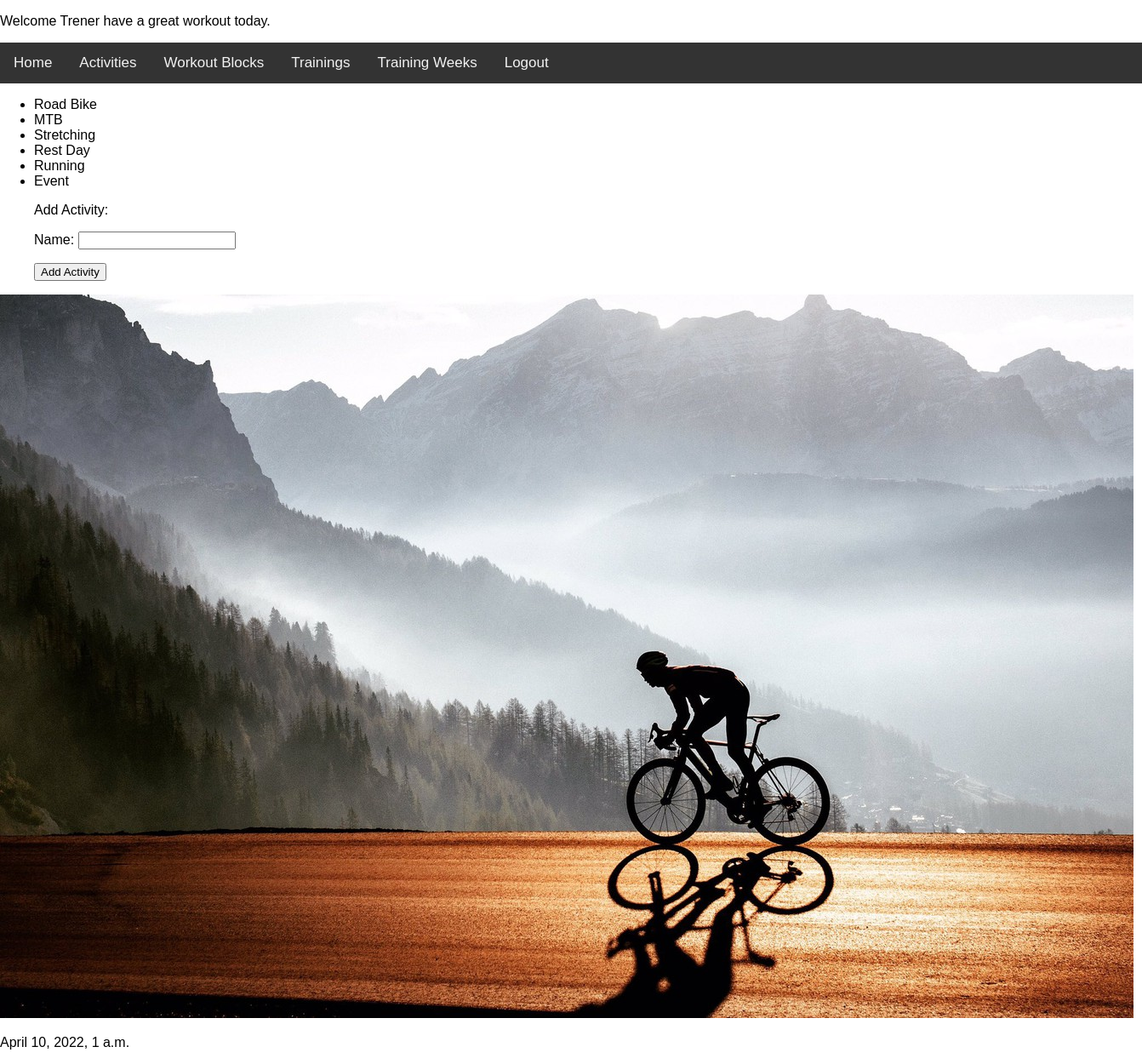
Page /trainingz_app/list_activities/ (signed in) on the committed database.
### trainingz_app/models.py (models this page shows, shortened)
class Activity(models.Model):
    name = models.CharField(max_length=40)

### trainingz_app/views.py (the view, shortened to what this page needs)
class ShowActivitiesView(LoginRequiredMixin, View):
    def get(self, request):
        form = AddActivityForm()
        return render(
            request,
            "list_activites.html",
            {"object_list": Activity.objects.all(), "form": form},
        )

### trainingz_app/forms.py
class AddActivityForm(forms.ModelForm):
    class Meta:
        model = Activity
        fields = '__all__'

### trainingz_app/context_processor.py (called while the page is built)
def get_date(request):
    return {"date": datetime.now()}

### trainingz_app/templates/list_activites.html (shortened to what this page needs)
{% extends 'base.html' %}
{% block trainingz %}
<ul>
    {% for item in object_list %}
        <li>
            {{ item.name }}
        </li>
    {% endfor %}
 <form method="POST">
     <p>Add Activity:</p>
        {{ form.as_p }}
        <input type="submit" value="Add Activity">
</ul>
{% endblock %}

### trainingz_app/templates/base.html (shortened to what this page needs)
<!DOCTYPE html>
{% load static %}
<html lang="en">
<head>
    <link rel="stylesheet" type="text/css" href="{% static 'css/base.css' %}">
</head>
<body>
<p>Welcome {{ user }} have a great workout today.</p>
</body>
<div class="topnav">
    <a href="{% url 'index' %}">Home</a>
    {% if user.is_authenticated %}
        <a href="{% url 'list_activities' %}">Activities</a>
        <a href="{% url 'list_workout_blocks' %}">Workout Blocks</a>
        <a href="{% url 'list_trainings' %}">Trainings</a>
        <a href="{% url 'list_training_weeks' %}">Training Weeks</a>
        <a href="{% url 'logout' %}">Logout</a>
    {% else %}
        <a href="{% url 'login' %}">Login</a>
        <a href="{% url 'register' %}">Register</a>
   {% endif %}
</div>
{% block trainingz %}
{% endblock %}
<p> <img src="{% static 'cycling.jpeg' %}"> </p>
<p>{{ date }}</p>
</html>

### trainingz_app/static/css/base.css (style rules this page uses)
body { margin: 0; font-family: Arial, Helvetica, sans-serif; }
.topnav { overflow: hidden; background-color: #333; }
.topnav a { float: left; color: #f2f2f2; text-align: center; padding: 14px 16px; text-decoration: none; font-size: 17px; }

### rows in the picture
Activity: name "Road Bike"
Activity: name "MTB"
Activity: name "Stretching"
Activity: name "Rest Day"
Activity: name "Running"
Activity: name "Event"

### other values in the picture
{{ user }} "Trener"
